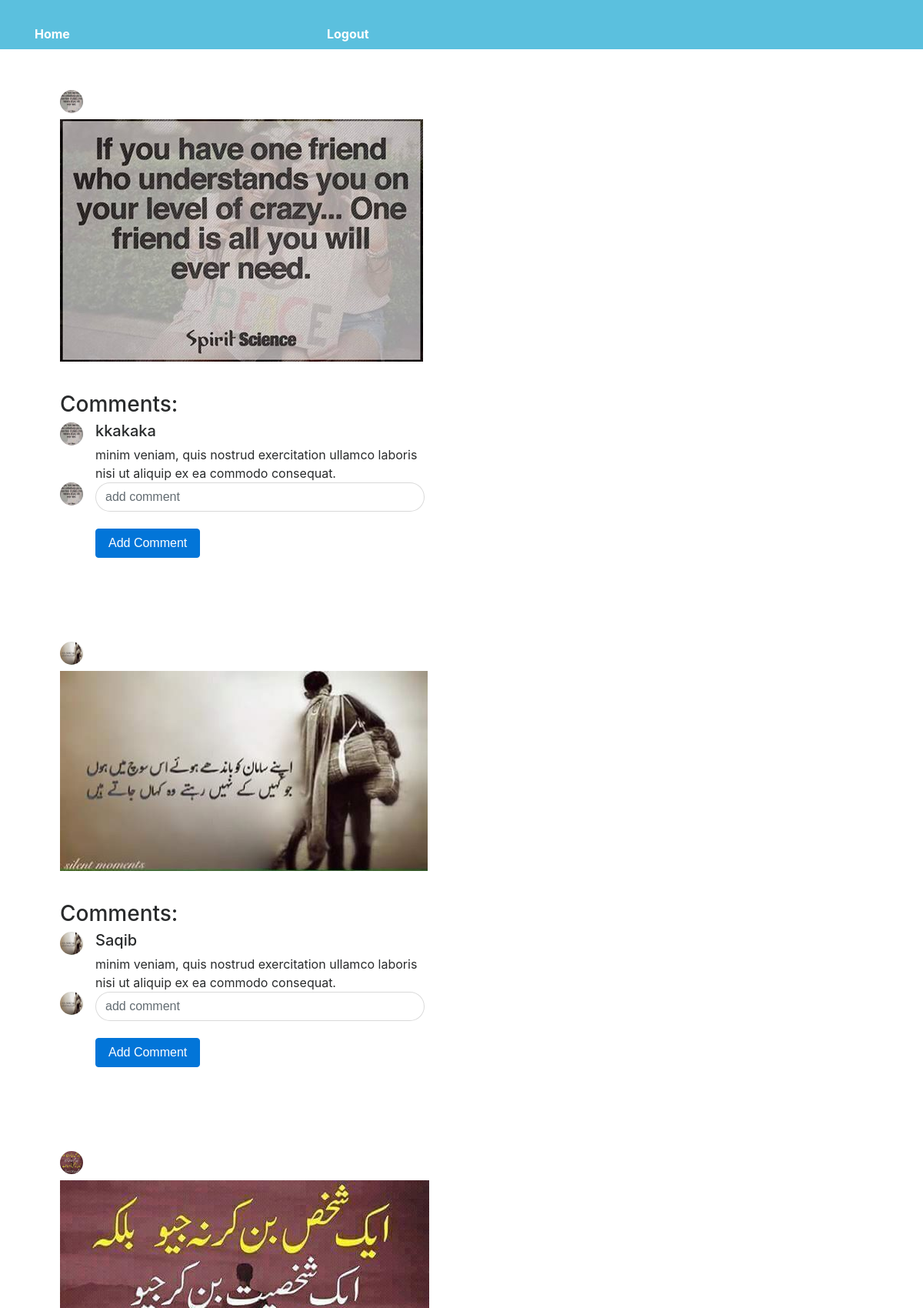
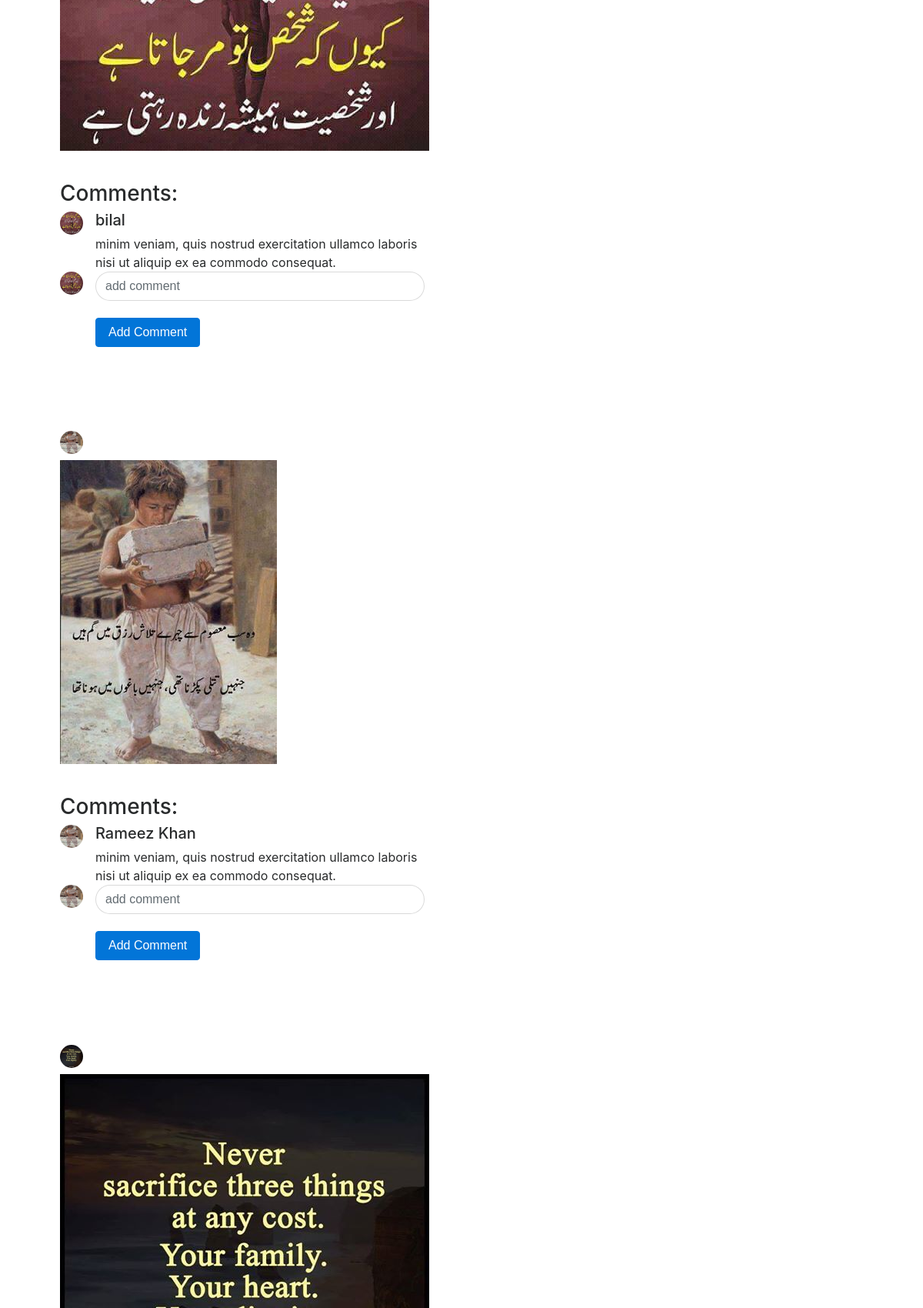
The app's page /home.php (upper part) with its own data (2 pictures, top to bottom).
### tables this page shows
CREATE TABLE `post` (
  `id` int(11) NOT NULL,
  `title` varchar(200) NOT NULL,
  `p_photo` varchar(500) NOT NULL,
  `textarea` varchar(250) NOT NULL
);

CREATE TABLE `comments` (
  `id` int(20) NOT NULL,
  `post_id` int(30) NOT NULL,
  `comment_description` varchar(250) NOT NULL,
  `user_id` int(30) NOT NULL
);

### home.php (the view, shortened to what this page needs)
  <?php
  $conn = mysqli_connect("localhost" , "root" , "");
          mysqli_select_db($conn , "familybook");
                     $result = "SELECT  * FROM post";
            $result_query   = mysqli_query($conn , $result);
            $result_fetch = mysqli_fetch_array($result_query);
            $comment_id = $result_fetch['id'];
            $user_id = $result_fetch['id'];
              $data = "SELECT * FROM comments WHERE post_id='$comment_id' AND user_id = '$user_id'";
              $firstquery = mysqli_query($conn, $data);
                    $commentquery = mysqli_fetch_array($firstquery);
?>
  <!DOCTYPE html>
  <html>
  <head>
    <link rel="stylesheet" type="text/css" href="bootstrap/css/bootstrap.min.css">
  </head>
  <body>
    <div>
        <nav class="navbar navbar-default navbar-fixed-top bg-info">
      <div class="container">
        <div class="row">
        <div class="col-md-4"><br>
          <a href="home.php" style="color: white;"><strong>Home</strong></a>
        </div>
          <div class="col-md-4"><br>
             <a href="register.php" style="color: white;"><strong>Logout</strong></a>
           </div>
          </div>
         </div>
        </nav>
      </div>
<div class="container">
   <?php
            $query = "select * from post";
            $res   = mysqli_query($conn , $query);
            while ($post = mysqli_fetch_array($res)) { ?>
  <div class="row">
     <div class="p-5 col-lg-6">
         <h2><a href="profile.php"><img src="upload/<?php echo $post['p_photo'];?>" style="width: 30px; height: 30px; border-radius: 50px; margin-right: 300px;"><br><?php echo $row['title']; ?></a></h2>
         <a href="post_details.php?id=<?php echo $post['id']; ?>"><img src="upload/<?php echo $post['p_photo']; ?>"></a>
         <p><br><?php echo $row['textarea']; ?></p>
         <h3>Comments:</h3>
  <div class="media">
  <img src="upload/<?php echo $post['p_photo']; ?>" style="width:30px; height:30px; border-radius:50px;" class="mr-3">
  <div class="media-body">
    <h5 class="mt-0"><?php echo $post['title']; ?></h5>
    <?php echo $commentquery['comment_description']; ?>
  </div>
</div>
       <div class="media">
  <img src="upload/<?php echo $post['p_photo'];?>" class="mr-3" style="width: 30px; height: 30px; border-radius: 50px; margin-right: 300px;">
  <div class="media-body">
    <h5 class="mt-0">
      <form action="" method="post">
      <input type="text"    name="description"  class="form-control" style="border-radius:20px;" placeholder="add comment" required ><br>
      <button type="submit" name="comment" class="btn btn-primary btn-flat">Add Comment</button>
    </form></h5>
  </div>
</div>    </div>
</div>
<?php } ?>
</div>
  </body>
  </html>

### records on screen
post: p_photo (picture), title "kkakaka"
comments: comment_description "minim veniam, quis nostrud exercitation ullamco laboris nisi ut aliquip ex ea commodo consequat."
post: p_photo (picture), title "Saqib"
post: p_photo (picture), title "bilal"
post: p_photo (picture), title "Rameez Khan"
post: p_photo (picture)
